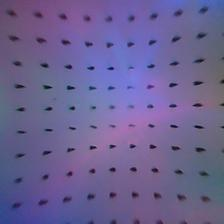
#> input picture real_data_gs40/background_0.jpg, 224 x 224 px
$ python bo_tactile_gs40.py
#> lines starting #> are read from the running program, lines starting #| are printed output that depends on the picture; after the words box and inside, x2 and y2 are one past the last pixel; in counts of white or black regions, pixels touching at a corner belong together
"""Single-frame Bayesian-optimisation calibration of the Blender tactile renderer for a NEW sensor
(written for GelSlim 4.0; works for any sensor whose background image you have).

Differences from bo_tactile_v2.py (which was tuned for GelSlim 5.0):
  * all six emitters are free (strength + RGB, 24 params) + 3 post-fx scalars: no sensor-A prior;
  * marker-robust objective: dark marker dots are detected in the target (black-hat + threshold),
    inpainted, and excluded from the score; the score is computed on Gaussian-blurred images
    (sigma 4 px at 128 px) so it fits the illumination FIELD, not texture or dots:
        score = 0.5 * (1 - LAB-MSE_blur*50) + 0.3 * SSIM_blur + 0.2 * (1 - Bhattacharyya(hist))
  * objective / bounds / n_iter configurable from the command line.

usage (from gs_blender/calibration, needs `pip install bayesian-optimization scikit-image opencv-python`):
    GELSIGHT_BO_TARGET=../real_data_gs40/background_0.jpg GELSIGHT_BO_RESULTS=../bo_results/tactile_gs40 \
    BLENDER_PATH=/path/to/blender python bo_tactile_gs40.py --init 30 --n_iter 250
Outputs best_params.json (drop-in for GELSIGHT_FIXED_PARAMS), best_render.png, comparison.png, dots_mask.png.
"""
import argparse
import json
import os
import shutil
import subprocess
import sys
import tempfile

import cv2
import numpy as np
from bayes_opt import BayesianOptimization
from skimage.metrics import structural_similarity as ssim

SCRIPT_DIR = os.path.dirname(os.path.abspath(__file__))
ROOT_DIR = os.path.dirname(SCRIPT_DIR)
BLENDER_PATH = os.environ.get('BLENDER_PATH', '/home/shared/blender-4.2.0-linux-x64/blender')
TARGET_PATH = os.environ.get('GELSIGHT_BO_TARGET', os.path.join(ROOT_DIR, 'real_data_gs40', 'background_0.jpg'))
RESULTS_DIR = os.environ.get('GELSIGHT_BO_RESULTS', os.path.join(ROOT_DIR, 'bo_results', 'tactile_gs40'))
os.makedirs(RESULTS_DIR, exist_ok=True)
TARGET_SIZE = (128, 128)
BLUR_SIGMA = 4.0

# geometry / gel parameters are kept (sensor-independent enough for a first fit; tune by hand afterwards)
FIXED_PARAMS = {'scale_y': 0.4918, 'light_z': -0.004139, 'rot_z': -3.14159, 'fov': 60.0, 'length': 0.008751,
                'gel_roughness': 0.4455, 'gel_fac': 0.2971, 'smoothness': 30}
EMITTERS = ['top', 'bot', 'left', 'right', 'lg', 'rg']
PBOUNDS = {}
for e in EMITTERS:
    PBOUNDS[f'{e}_str'] = (0.0, 150.0)
    for c in 'rgb':
        PBOUNDS[f'{e}_{c}'] = (0.0, 1.0)
#> in load_target, img is the input picture: shape (224, 224, 3); mean B, G, R 146.3, 97.1, 106.8
PBOUNDS.update({'saturation': (0.6, 2.0), 'brightness': (0.6, 1.5), 'contrast': (0.7, 1.8)})

PARAMS_TMP = os.path.join(tempfile.gettempdir(), 'gs_bo40_params.json')
RENDER_BASE = os.path.join(tempfile.gettempdir(), 'gs_bo40_render')
RENDER_PNG = RENDER_BASE + '.png'
BLEND_COPY = os.path.join(tempfile.gettempdir(), 'gs_bo40_sampler.blend')


def marker_mask(img_u8, min_area=6, max_area=400):
    """Dark blob (marker) mask via black-hat on the gray image; returns bool [H,W] and the inpainted image."""
#> called with min_area = 6, max_area = 400
    g = cv2.cvtColor(img_u8, cv2.COLOR_BGR2GRAY)
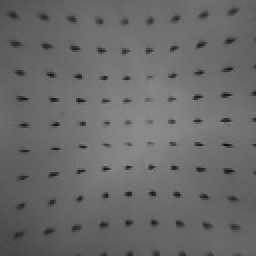
#> g: shape (128, 128) (shown 2 times larger); min 16, max 143, mean 105.6
    bh = cv2.morphologyEx(g, cv2.MORPH_BLACKHAT, cv2.getStructuringElement(cv2.MORPH_ELLIPSE, (15, 15)))
    _, m = cv2.threshold(bh, 0, 255, cv2.THRESH_BINARY + cv2.THRESH_OTSU)
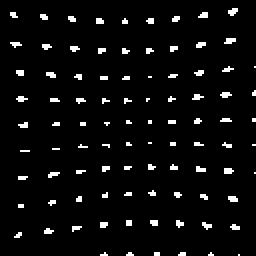
#> m: shape (128, 128) (shown 2 times larger); 4.7% white in thin lines or dots
    n, lab, stats, _ = cv2.connectedComponentsWithStats(m, 8)
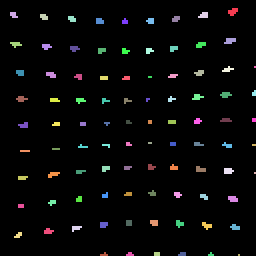
#> lab: shape (128, 128) int32 (shown 2 times larger); 93 distinct labels, from 0 to 92; one colour per label, 0 black
#> n = 93; stats = 93 rows, first 6: [0, 0, 128, 128, 15622], [114, 4, 5, 4, 14], [5, 6, 4, 3, 9], [20, 7, 4, 3, 10], [99, 6, 5, 3, 12], [34, 8, 4, 3, 10]
    keep = np.zeros_like(m)
    for i in range(1, n):
        if min_area <= stats[i, cv2.CC_STAT_AREA] <= max_area:
            keep[lab == i] = 255
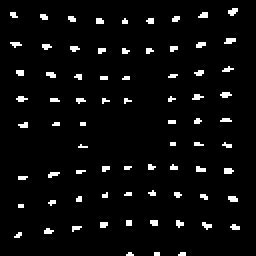
#> keep: shape (128, 128) (shown 2 times larger); 4.3% white in thin lines or dots, all inside (x1, y1, x2, y2) = (5, 4, 120, 128)
    keep = cv2.dilate(keep, np.ones((5, 5), np.uint8))
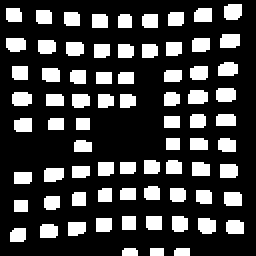
#> keep: shape (128, 128) (shown 2 times larger); 24.2% white; 74 white regions, largest, box (x1, y1, x2, y2) and area: (112, 2, 121, 10) 66, (110, 17, 120, 24) 66, (108, 44, 118, 51) 65
    inp = cv2.inpaint(img_u8, keep, 5, cv2.INPAINT_TELEA)
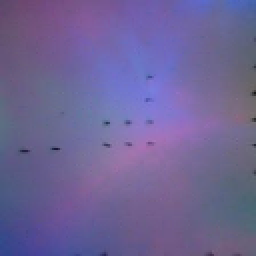
#> inp: shape (128, 128, 3) (shown 2 times larger); mean B, G, R 149.9, 99.6, 109.6
    return keep > 0, inp


def load_target():
    img = cv2.imread(TARGET_PATH)
    if img is None:
        raise RuntimeError(f'Cannot load: {TARGET_PATH}')
    img = cv2.resize(img, TARGET_SIZE)
    mask, inp = marker_mask(img)
    cv2.imwrite(os.path.join(RESULTS_DIR, 'dots_mask.png'), np.hstack([img, cv2.cvtColor((mask * 255).astype(np.uint8), cv2.COLOR_GRAY2BGR), inp]))
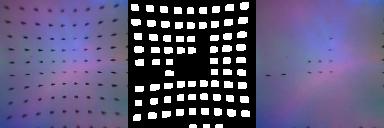
#> saved as dots_mask.png: shape (128, 384, 3); mean B, G, R 119.3, 86.2, 92.7
    print(f'marker mask: {mask.mean() * 100:.1f}% of pixels masked')
#| marker mask: 24.2% of pixels masked
    return inp.astype(np.float32) / 255.0, mask


# [29 lines left out: functions apply_post_fx, render_blender, not called in this run]


def blur(img):
    return cv2.GaussianBlur(img, (0, 0), BLUR_SIGMA)


# [20 lines left out: function score, not called in this run]


def main():
    ap = argparse.ArgumentParser()
    ap.add_argument('--n_iter', type=int, default=250)
    ap.add_argument('--init', type=int, default=30)
    ap.add_argument('--seed', type=int, default=42)
    ap.add_argument('--init-json', default=None, help='hand-tuned params json to probe first (BO refines around it)')
    ap.add_argument('--n-random', type=int, default=0, help='random-search samples before BO (0 = BO init only)')
    a = ap.parse_args()
    target, mask = load_target()
    print(f'Target: {TARGET_PATH}\nBO: {a.init} init + {a.n_iter} iter, {len(PBOUNDS)} params', flush=True)
    best = [-1.0]; it = [0]

    # [14 lines left out: function objective, not called in this run]

    opt = BayesianOptimization(f=objective, pbounds=PBOUNDS, random_state=a.seed, verbose=0)
    if a.init_json:
        p0 = json.load(open(a.init_json)); p0 = {k: float(np.clip(p0.get(k, (lo + hi) / 2), lo, hi)) for k, (lo, hi) in PBOUNDS.items()}
        opt.probe(params=p0, lazy=True); print('probing hand-tuned init first', flush=True)
    opt.maximize(init_points=a.init, n_iter=a.n_iter)
    bi = cv2.imread(os.path.join(RESULTS_DIR, 'best_render.png'))
    ti = cv2.resize(cv2.imread(TARGET_PATH), (bi.shape[1], bi.shape[0]))
    cv2.imwrite(os.path.join(RESULTS_DIR, 'comparison.png'), np.hstack([ti, bi]))
    print(f'\nBest score {opt.max["target"]:.4f}; results in {RESULTS_DIR}/')


if __name__ == '__main__':
    main()
#> (the call stopped at in main, `opt = BayesianOptimization(f=objective, pbounds=PBOUNDS, random_state=..`: bayes_opt is not available in this run)

$ run again, with real_data/gel.png saved as real_data_gs40/background_0.jpg
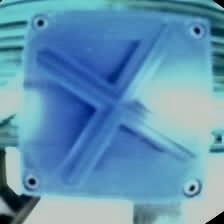
#> input picture real_data/gel.png, 224 x 224 px
#> in load_target, img is the input picture: shape (224, 224, 3); mean B, G, R 180.3, 148.4, 97.7
#> img: shape (128, 128, 3)
#> m: shape (128, 128); 7.3% white; 39 white regions (24 under 20 px), largest, box (x1, y1, x2, y2) and area: (0, 82, 23, 128) 373, (98, 6, 128, 21) 103, (121, 30, 128, 43) 75
#> in marker_mask, `n, lab, stats, _ = cv2.connectedComponentsWithStats(m, 8)`:
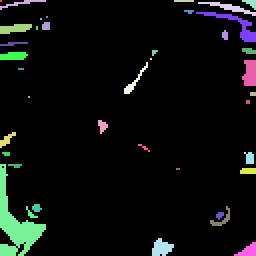
#> lab: shape (128, 128) int32 (shown 2 times larger); 40 distinct labels, from 0 to 39; one colour per label, 0 black
#> n = 40; stats = 40 rows, first 6: [0, 0, 128, 128, 15181], [0, 0, 1, 1, 1], [0, 0, 23, 5, 30], [87, 0, 10, 1, 10], [99, 1, 29, 7, 59], [121, 0, 7, 5, 18]
#> mask: shape (128, 128) bool; 18.5% white; 13 white regions, largest, box (x1, y1, x2, y2) and area: (0, 64, 25, 128) 860, (85, 0, 128, 50) 740, (0, 10, 18, 32) 344
#> in load_target, `cv2.imwrite(os.path.join(RESULTS_DIR, 'dots_mask.png'), np.hstack([img..`:
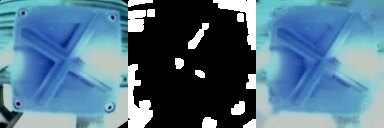
#> saved as dots_mask.png: shape (128, 384, 3); mean B, G, R 139, 117.6, 83.6
#| marker mask: 18.5% of pixels masked
